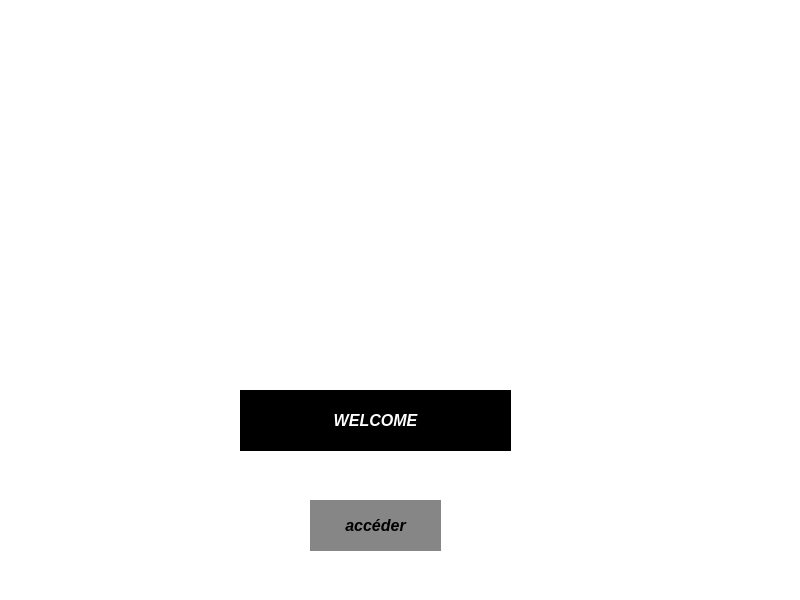
<?xml version="1.0" encoding="UTF-8"?>
<ui version="4.0">
 <class>accueil</class>
 <widget class="QMainWindow" name="accueil">
  <property name="geometry">
   <rect>
    <x>0</x>
    <y>0</y>
    <width>800</width>
    <height>600</height>
   </rect>
  </property>
  <property name="windowTitle">
   <string>MainWindow</string>
  </property>
  <property name="styleSheet">
   <string notr="true">background:rgb(255,255, 255)</string>
  </property>
  <widget class="QWidget" name="centralwidget">
   <widget class="QLabel" name="label">
    <property name="geometry">
     <rect>
      <x>120</x>
      <y>10</y>
      <width>551</width>
      <height>371</height>
     </rect>
    </property>
    <property name="text">
     <string>&lt;html&gt;&lt;head/&gt;&lt;body&gt;&lt;p&gt;&lt;img src=&quot;:/new/prefix1/img/echecccccc.png&quot;/&gt;&lt;img src=&quot;:/new/prefix1/img/echecccccc.png&quot;/&gt;&lt;/p&gt;&lt;/body&gt;&lt;/html&gt;</string>
    </property>
   </widget>
   <widget class="QPushButton" name="animation">
    <property name="geometry">
     <rect>
      <x>240</x>
      <y>390</y>
      <width>271</width>
      <height>61</height>
     </rect>
    </property>
    <property name="font">
     <font>
      <pointsize>-1</pointsize>
      <weight>75</weight>
      <italic>true</italic>
      <bold>true</bold>
      <underline>false</underline>
      <strikeout>false</strikeout>
     </font>
    </property>
    <property name="styleSheet">
     <string notr="true">background-color:rgb(0, 0, 0);
border: none;
  color: white;
  padding: 15px 32px;
  text-align: center;
  text-decoration: none;
  display: inline-block;
  font-size: 16px;</string>
    </property>
    <property name="text">
     <string>WELCOME</string>
    </property>
   </widget>
   <widget class="QPushButton" name="pushButton">
    <property name="geometry">
     <rect>
      <x>310</x>
      <y>500</y>
      <width>131</width>
      <height>51</height>
     </rect>
    </property>
    <property name="font">
     <font>
      <pointsize>-1</pointsize>
      <weight>75</weight>
      <italic>true</italic>
      <bold>true</bold>
      <underline>false</underline>
      <strikeout>false</strikeout>
     </font>
    </property>
    <property name="styleSheet">
     <string notr="true">background-color: rgb(0, 0, 255);
background-color: rgb(134, 134, 134);
border: none;
  color:black;
  padding: 15px 32px;
  text-align: center;
  text-decoration: none;
  display: inline-block;
  font-size: 16px;</string>
    </property>
    <property name="text">
     <string>accéder</string>
    </property>
   </widget>
  </widget>
  <widget class="QMenuBar" name="menubar">
   <property name="geometry">
    <rect>
     <x>0</x>
     <y>0</y>
     <width>800</width>
     <height>26</height>
    </rect>
   </property>
  </widget>
  <widget class="QStatusBar" name="statusbar"/>
 </widget>
 <resources/>
 <connections/>
</ui>
